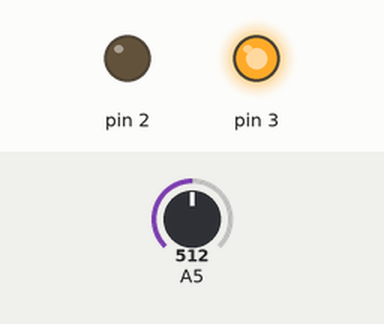
Simulated run of this sketch. Board: Arduino Uno, built with avr-gcc and run on an emulated ATmega328P. Parts: output pins drawn as LEDs (lit = HIGH). The inputs (shaded band) are chosen by the test bench; at power-on: A5 = 512.

Above: at 1.2 s.
1.3 s: A5 set to 494
At 2.0 s:
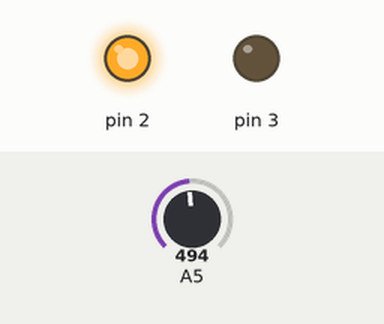
2.8 s: A5 set to 511
At 3.2 s:
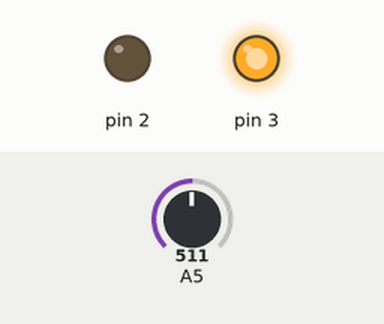
4.3 s: A5 set to 306
At 5.5 s:
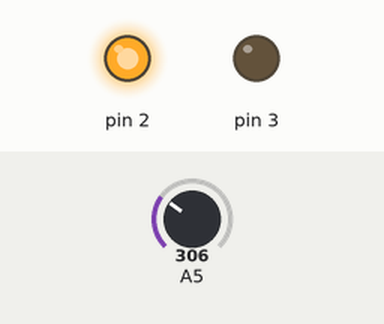
Timing chart, 0 to 7.3 s (numbered marks = the images above; inputs shaded):
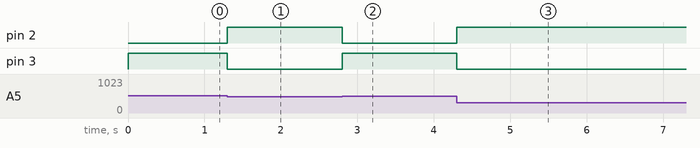

The sketch:

desafio_leitura_analogica.ino
```cpp
// Leitura Analógica Desafio


void setup()
{
  pinMode(A5, INPUT);
  pinMode(2, OUTPUT);
  pinMode(3, OUTPUT);
}

void loop()
{
  int leitura = analogRead(A5);

  if(leitura <= 510){
  	digitalWrite(2, HIGH);
    digitalWrite(3, LOW);
  } else if (leitura > 510) {
  	digitalWrite(3, HIGH);
    digitalWrite(2, LOW);
  }
}
```

Measured:
- the behaviour switches between 511 and 510 on A5 (found by bisection; images 0 and 1)
- after the input at 1.3 s, pin 2: LOW → HIGH at once; pin 3: HIGH → LOW at once
- after the input at 2.8 s, pin 2: HIGH → LOW at once; pin 3: LOW → HIGH at once
- after the input at 4.3 s, pin 2: LOW → HIGH at once; pin 3: HIGH → LOW at once
